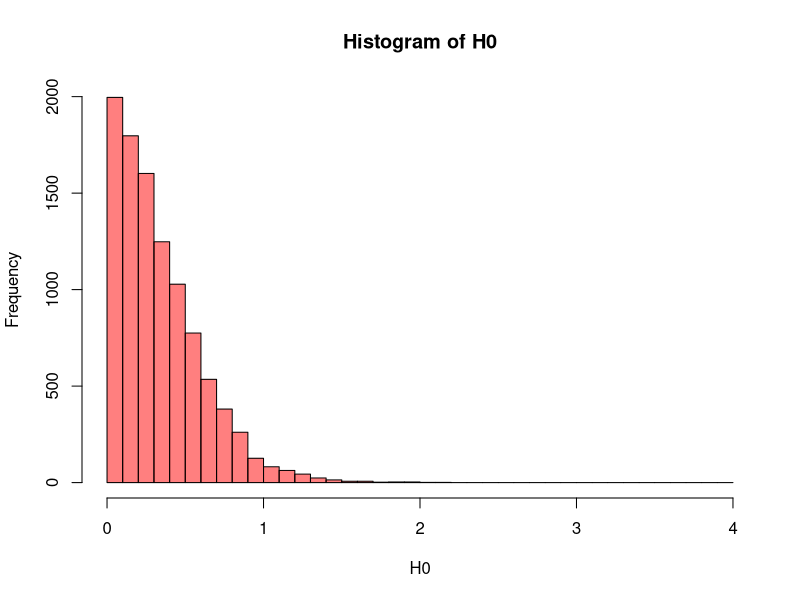

The R source for this figure: (Note: this script raises an error after producing the figure.)
set.seed(20)
#La hipotesis normal es que al ser dos distribuciones diferentes de la normal y uniforme,
#entonces el parametro abs(t) debe ser grande.
#Por otro lado la hipotesis nula implica que si la distribucion es normal, entonces abs(t) es pequeño.
H0<-sapply(rep(13,10000),function(x){((abs(mean(rnorm(x))-mean(rnorm(x))))/(sqrt(var(rnorm(x)))))}) #distribucion normal.
H1<-sapply(rep(13,10000),function(x){((abs(mean(rt(x,1.5))-mean(rt(x,1.5))))/(sqrt(var(rt(x,1.5)))))}) #distribucion del estudiante.
hist(H0,breaks = seq(0,4,0.1),col=rgb(1,0,0,0.5),xlim = c(0,4))
hist(H1,breaks = seq(0,4,0.1),col=rgb(1,0,0.5),add=T)
try <- abs(mean(rt(13,1.5))-median(rt(13,1.5)))/(sqrt(var(rt(13,1.5))))
pvalue <- 1-fcum(try) # Esto es para aplicar el Test del valor -p.
#El bucle se usa para que uno de los valores que arroje pvalue pueda cumplir estar dentro de las 3sigma.

for (cont in 1:100)
{
  #El valor para tres sigmas es de parametro alfa : 0.0027
  m = 1 - fcum(1.63) # 0.00270000000000004
  M = 1 - fcum(2.0) #0.000499999999999945
  if ((pvalue > m)&(pvalue < M))
  {
    print("se alcanzo los 3-sigma")
  }
  if ((pvalue < m)|(pvalue > M))
  {
    print("No se alcanzo los 3-sigma")
  }
}
